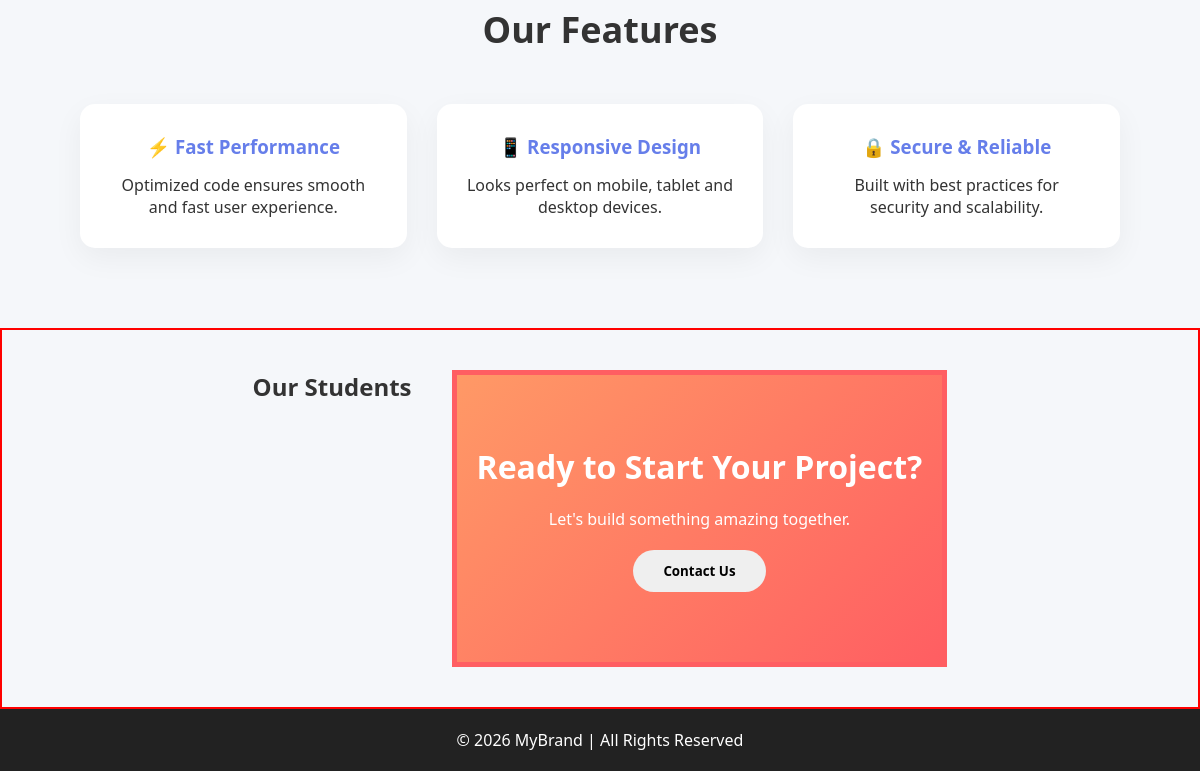
Before: / (lower part) with the older database file.
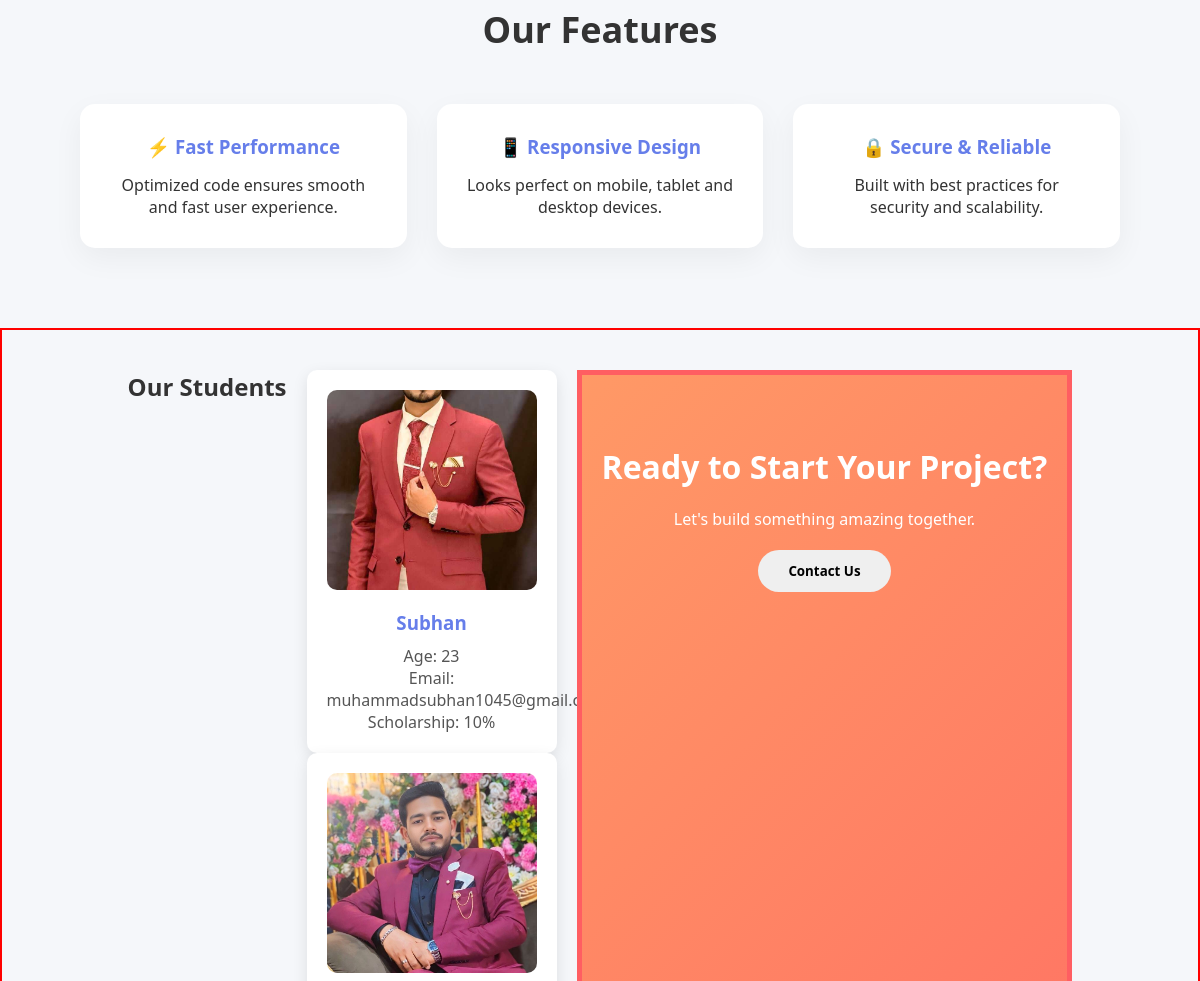
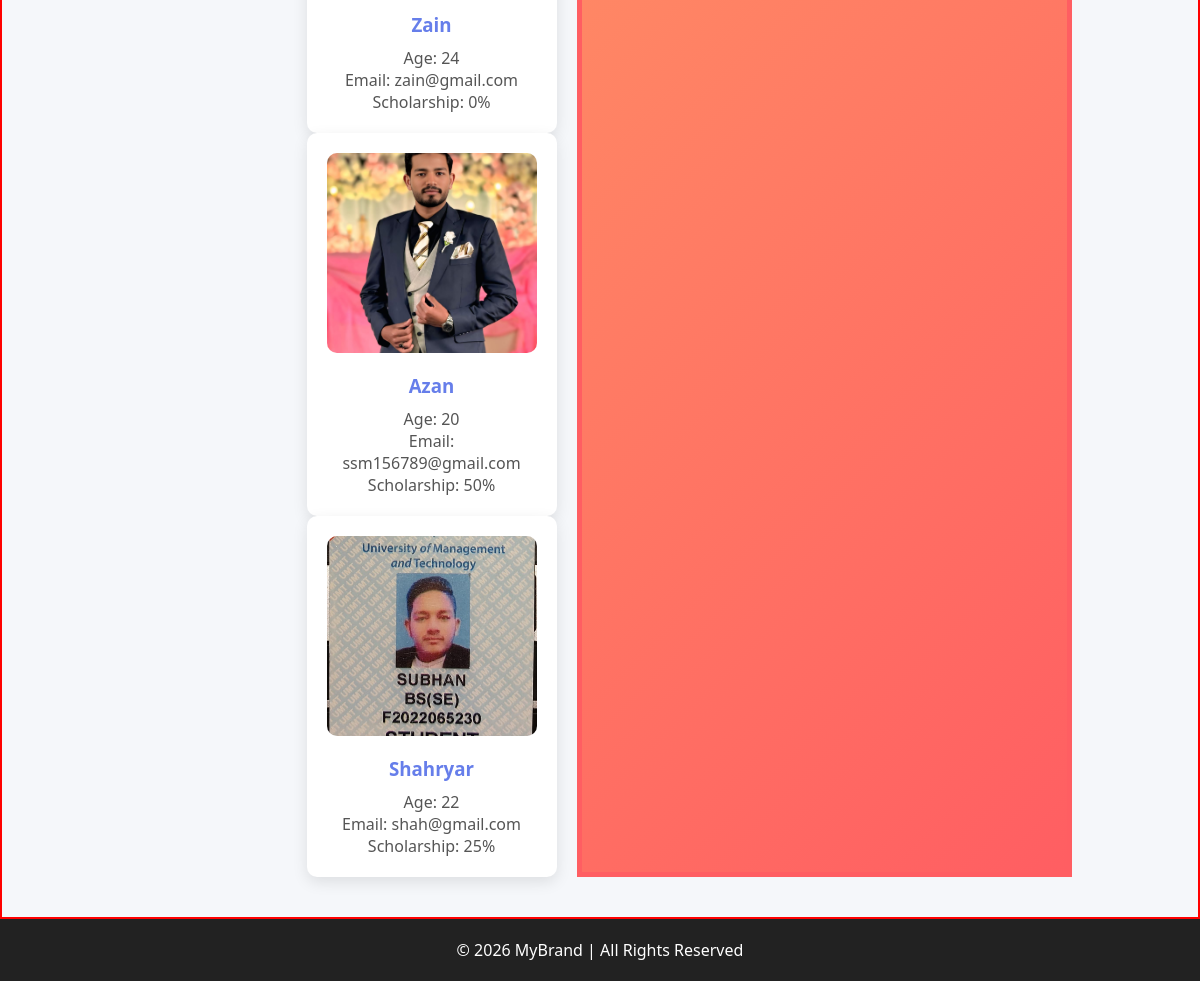
After: the same page with the newer database file (2 pictures, top to bottom).
### app1/models.py (models this page shows, shortened)
class Student(models.Model):
    Scholorship= [
        ('100', '100%'),
        ('75', '75%'),
        ('50', '50%'),
        ('25', '25%'),
        ('10', '10%'),
        ('0', 'No Scholarship'),
    ]
    name = models.CharField(max_length=100)
    picture = models.ImageField(upload_to='student_pictures/')
    age = models.IntegerField()
    email = models.EmailField()
    scholorship = models.CharField(max_length=3, choices=Scholorship, default='0')

### app1/views.py (the view)
# urls.py: path('', views.Home, name='home'),
def Home(request):
    students = Student.objects.all()
    return render(request, 'index.html', {'students': students})

### app1/templates/index.html (shortened to what this page needs)
{% extends "layout.html" %}
{% load static %}
{% block content %}
  <link rel="stylesheet" href="{% static 'home.css' %}">
<main class="main-container">
  <section class="features">
    <h2>Our Features</h2>
    <div class="feature-cards">
      <div class="feature-card">
        <h3>⚡ Fast Performance</h3>
        <p>Optimized code ensures smooth and fast user experience.</p>
      </div>
      <div class="feature-card">
        <h3>📱 Responsive Design</h3>
        <p>Looks perfect on mobile, tablet and desktop devices.</p>
      </div>
      <div class="feature-card">
        <h3>🔒 Secure & Reliable</h3>
        <p>Built with best practices for security and scalability.</p>
      </div>
    </div>
  </section>
  <section class="students">
    <h2>Our Students</h2>
    <div class="student-cards">
      {% for student in students %}
      <div class="student-card">
        <img src="{{ student.picture.url }}" alt="{{ student.name }}">
        <h3>{{ student.name }}</h3>
        <p>Age: {{ student.age }}</p>
        <p>Email: {{ student.email }}</p>
        <p>Scholarship: {{ student.scholorship }}%</p>
      </div>
      {% endfor %}
    </div>
  <section class="cta">
    <h2>Ready to Start Your Project?</h2>
    <p>Let's build something amazing together.</p>
    <button>Contact Us</button>
  </section>
</main>
{% endblock %}

### templates/layout.html (shortened to what this page needs)
{% load static %}
<!DOCTYPE html>
<html>
<head>
    <link rel="stylesheet" href="{% static 'home.css' %}">
</head>
<body>
    <main>
        {% block content %}
        {% endblock %}
    </main>
  <footer>
    © 2026 MyBrand | All Rights Reserved
  </footer>
</body>
</html>

### static/home.css (style rules this page uses)
* { margin: 0; padding: 0; box-sizing: border-box; font-family: 'Segoe UI', sans-serif; }
.main-container { display: flex; flex-direction: column; }
body { background: #f5f7fa; color: #333; }
.features { padding: 80px 80px; text-align: center; }
.features h2 { font-size: 36px; margin-bottom: 50px; color: #333; }
.feature-cards { display: grid; grid-template-columns: repeat(auto-fit, minmax(250px, 1fr)); gap: 30px; }
.feature-card { background: white; padding: 30px; border-radius: 15px; box-shadow: 0 10px 30px rgba(0, 0, 0, 0.05); transition: 0.3s ease; }
.feature-card h3 { margin-bottom: 15px; color: #667eea; }
.cta { padding: 70px 20px; background: linear-gradient(135deg, #ff9966, #ff5e62); text-align: center; color: white; border: 5px solid #ff5e62; }
.cta h2 { font-size: 32px; margin-bottom: 20px; }
.cta button { margin-top: 20px; padding: 12px 30px; border-radius: 30px; border: none; font-weight: bold; cursor: pointer; transition: 0.3s; }
footer { text-align: center; padding: 20px; background: #222; color: white; }
.students { border: 2px solid red; width: 100%; display: flex; flex-direction: row; flex-wrap: wrap; gap: 20px; justify-content: center; padding: 40px 20px; }
.student-card { background: white; padding: 20px; border-radius: 10px; box-shadow: 0 5px 15px rgba(0, 0, 0, 0.1); width: 250px; text-align: center; }
.student-card img { width: 100%; height: 200px; object-fit: cover; border-radius: 10px; margin-bottom: 15px; }
.student-card h3 { margin-bottom: 10px; color: #667eea; }
.student-card p { color: #555; }

Changed rows visible on the page:
added Student: picture (picture), name "Subhan", age "23", email "muhammadsubhan1045@gmail.com", scholorship "10"
added Student: picture (picture), name "Zain", age "24", email "zain@gmail.com", scholorship "0"
added Student: picture (picture), name "Azan", age "20", email "ssm156789@gmail.com", scholorship "50"
added Student: picture (picture), name "Shahryar", age "22", email "shah@gmail.com", scholorship "25"
